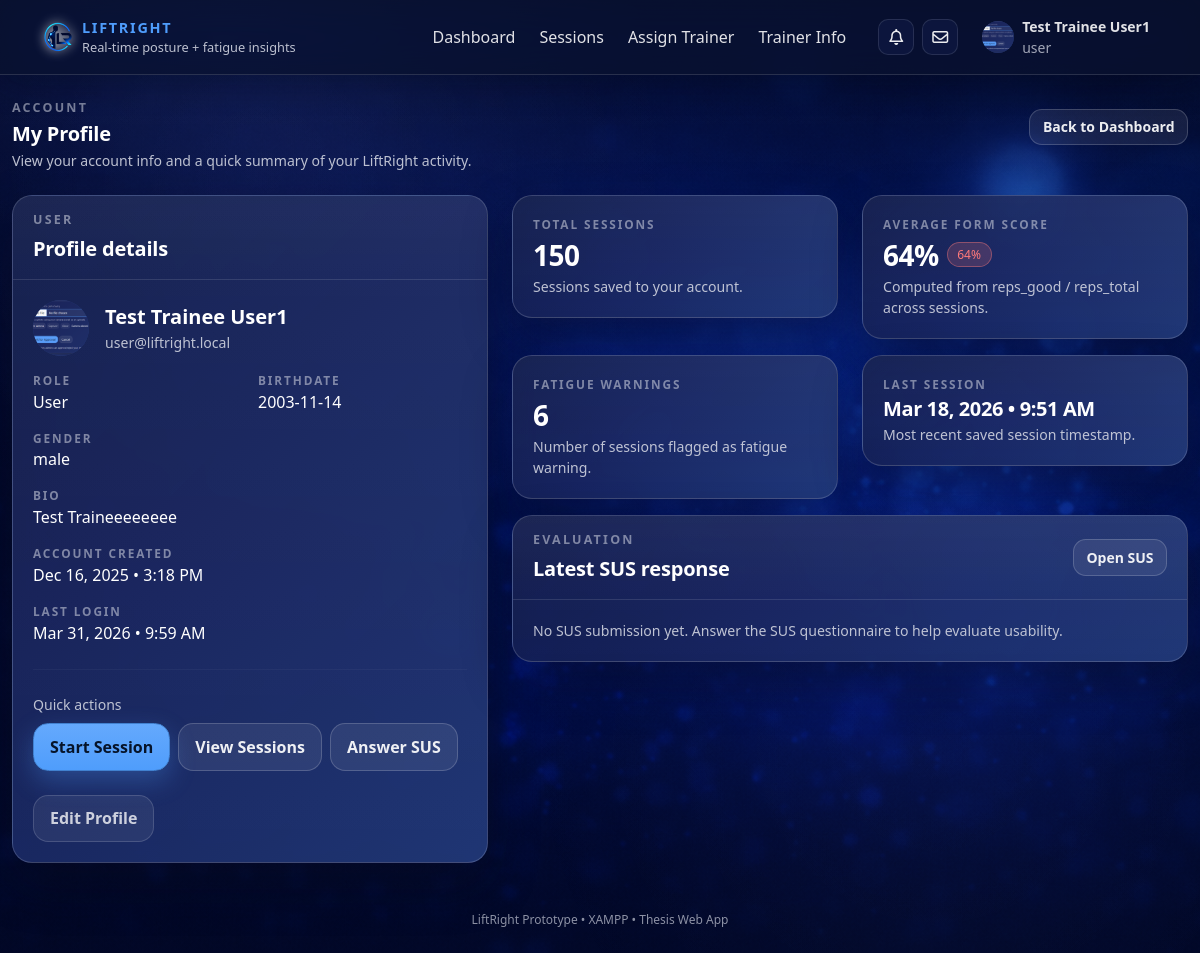
Page /web/trainee/profile.php (signed in) on the earlier database version.
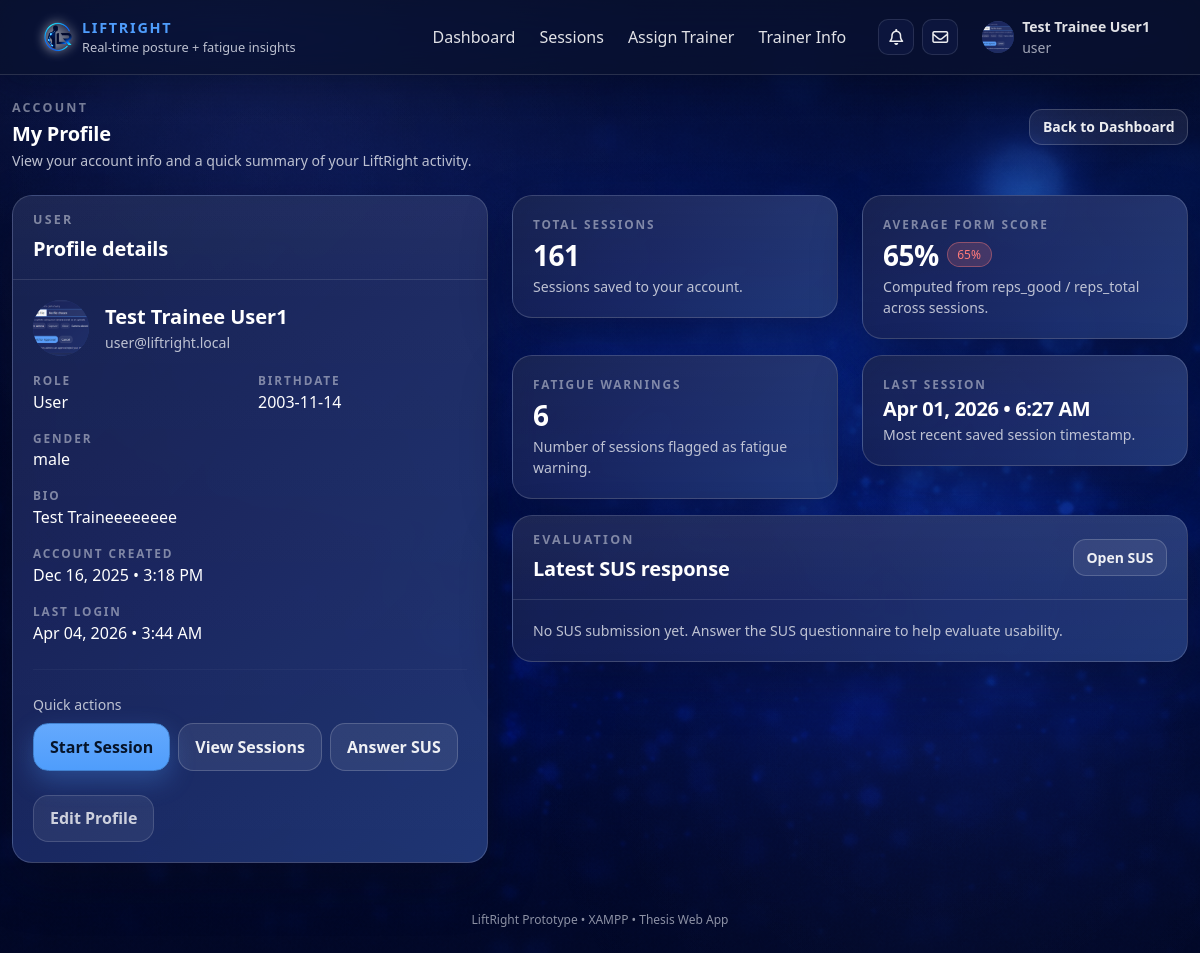
Same page on the later database version.
### tables this page shows
CREATE TABLE `users` (
  `user_id` int NOT NULL,
  `full_name` varchar(120) NOT NULL,
  `email` varchar(190) NOT NULL,
  `password_hash` varchar(255) NOT NULL,
  `role` enum('user','trainer','admin') NOT NULL DEFAULT 'user',
  `age` int DEFAULT NULL,
  `birthdate` date DEFAULT NULL,
  `gender` enum('male','female','other','prefer_not_to_say') DEFAULT NULL,
  `bio` text,
  `profile_photo` varchar(255) DEFAULT NULL,
  `qualification` varchar(190) DEFAULT NULL,
  `years_experience` tinyint UNSIGNED DEFAULT NULL,
  `specializations` json DEFAULT NULL,
  `accepting_trainees` tinyint(1) NOT NULL DEFAULT '1',
  `created_at` timestamp NOT NULL DEFAULT CURRENT_TIMESTAMP,
  `last_login` timestamp NULL DEFAULT NULL,
  `trainer_id` int DEFAULT NULL,
  `account_status` enum('pending','approved','rejected','suspended') NOT NULL DEFAULT 'pending',
  `twofa_enabled` tinyint(1) NOT NULL DEFAULT '1',
  `failed_login_attempts` int NOT NULL DEFAULT '0',
  `lock_until` datetime DEFAULT NULL,
  `last_failed_login` timestamp NULL DEFAULT NULL,
  `email_verified_at` datetime DEFAULT NULL,
  `theme` varchar(30) NOT NULL DEFAULT 'default'
);

### web/config/config.php (called while the page is built, shortened)
<?php
$BASE_URL = "/liftright/web";
function h(string $s): string {
  return htmlspecialchars($s, ENT_QUOTES, 'UTF-8');
}

### web/trainee/profile.php (the view, shortened to what the changed rows need)
<?php
require_once __DIR__ . '/../config/config.php';
$user_id = (int)($_SESSION['user_id'] ?? 0);
$stmt = $mysqli->prepare("
  SELECT user_id, full_name, email, role,
         birthdate, gender, bio, profile_photo,
         created_at, last_login
  FROM users
  WHERE user_id = ?
  LIMIT 1
");
$stmt->bind_param("i", $user_id);
$stmt->execute();
$user = $stmt->get_result()->fetch_assoc();
$stmt = $mysqli->prepare("
  SELECT
    COUNT(*) AS total_sessions,
    MAX(created_at) AS last_session_at,
    SUM(CASE WHEN reps_total > 0 THEN reps_good ELSE 0 END) AS sum_good,
    SUM(CASE WHEN reps_total > 0 THEN reps_total ELSE 0 END) AS sum_total,
    SUM(CASE WHEN fatigue_flag = 1 THEN 1 ELSE 0 END) AS fatigue_sessions
  FROM training_logs
  WHERE user_id = ?
");
$stmt->bind_param("i", $user_id);
$stmt->execute();
$stats = $stmt->get_result()->fetch_assoc() ?: [];
$total_sessions   = (int)($stats['total_sessions'] ?? 0);
$last_session_at  = (string)($stats['last_session_at'] ?? '');
$sum_good         = (int)($stats['sum_good'] ?? 0);
$sum_total        = (int)($stats['sum_total'] ?? 0);
$avg_form_pct = ($sum_total > 0) ? (int)round(($sum_good / $sum_total) * 100) : 0;
function badgeForm(int $pct): string {
  return 'lr-badge lr-badge-danger';
}
function fmtDT(?string $dt): string {
  $ts = strtotime($dt);
  return $ts ? date("M d, Y • g:i A", $ts) : $dt;
}
require __DIR__ . '/../includes/head.php';
?>
<body>
<?php require __DIR__ . '/../includes/navbar.php'; ?>
<div class="lr-page-wrapper">
  <div class="container lr-main-container py-4">
    <div class="row mb-4 align-items-center">
      <div class="col-md-8">
        <h1 class="lr-section-heading mb-1">My Profile</h1>
      </div>
    </div>
    <div class="row g-4">
      <div class="col-lg-5">
        <div class="lr-card h-100">
          <div class="lr-card-body">
            <div class="d-flex align-items-center gap-3 mb-3">
              <?php
                $photoSrc = '';
                if (!empty($user['profile_photo'])) {
                  $photoSrc = $BASE_URL . '/' . ltrim((string)$user['profile_photo'], '/');
                }
              ?>
              <div class="avatar-circle" style="width:56px;height:56px;font-size:18px;overflow:hidden;">
                <?php if ($photoSrc): ?>
                  <img src="<?= h($photoSrc) ?>" style="width:100%;height:100%;object-fit:cover;">
                <?php else: ?>
                  <?= h(strtoupper(substr((string)$user['full_name'], 0, 1))) ?>
                <?php endif; ?>
              </div>
              <div>
                <div class="fw-semibold fs-5"><?= h((string)$user['full_name']) ?></div>
                <div class="lr-stat-subtext"><?= h((string)$user['email']) ?></div>
              </div>
            </div>
            <div class="row g-3">
              <div class="col-6">
                <div class="lr-stat-label">Role</div>
                <div class="text-capitalize"><?= h((string)$user['role']) ?></div>
              </div>
              <div class="col-6">
                <div class="lr-stat-label">Birthdate</div>
                <div><?= h((string)($user['birthdate'] ?? '—')) ?></div>
              </div>
              <div class="col-6">
                <div class="lr-stat-label">Gender</div>
                <div><?= h((string)($user['gender'] ?? '—')) ?></div>
              </div>
              <div class="col-12">
                <div class="lr-stat-label">Bio</div>
                <div><?= h((string)($user['bio'] ?? '—')) ?></div>
              </div>
              <div class="col-12">
                <div class="lr-stat-label">Account created</div>
                <div><?= h(fmtDT((string)$user['created_at'])) ?></div>
              </div>
              <div class="col-12">
                <div class="lr-stat-label">Last login</div>
                <div><?= h(fmtDT((string)$user['last_login'])) ?></div>
              </div>
            </div>
          </div>
        </div>
      </div>
      <div class="col-lg-7">
        <div class="row g-4">
          <div class="col-md-6">
            <div class="lr-card">
              <div class="lr-card-body">
                <div class="lr-stat-label">Total sessions</div>
                <div class="lr-stat-value"><?= (int)$total_sessions ?></div>
                <div class="lr-stat-subtext">Sessions saved to your account.</div>
              </div>
            </div>
          </div>
          <div class="col-md-6">
            <div class="lr-card">
              <div class="lr-card-body">
                <div class="d-flex align-items-center gap-2">
                  <div class="lr-stat-value"><?= (int)$avg_form_pct ?>%</div>
                  <span class="<?= h(badgeForm($avg_form_pct)) ?>"><?= (int)$avg_form_pct ?>%</span>
                </div>
              </div>
            </div>
          </div>
          <div class="col-md-6">
            <div class="lr-card">
              <div class="lr-card-body">
                <div class="lr-stat-label">Last session</div>
                <div class="lr-stat-value" style="font-size: 1.25rem;">
                  <?= h(fmtDT($last_session_at ?: null)) ?>
                </div>
                <div class="lr-stat-subtext">Most recent saved session timestamp.</div>
              </div>
            </div>
          </div>
        </div>
      </div>
    </div>
  </div>
</div>
<?php require __DIR__ . '/../includes/footer.php'; ?>

### web/includes/navbar.php (shortened to what the changed rows need)
<?php
global $BASE_URL;
global $mysqli;
$role = $_SESSION['role'] ?? null;
$full_name = $_SESSION['full_name'] ?? null;
$user_id = (int)($_SESSION['user_id'] ?? 0);
$profile_photo = null;
if ($user_id > 0 && isset($mysqli) && $mysqli instanceof mysqli) {
  $stmt = $mysqli->prepare("SELECT profile_photo FROM users WHERE user_id = ? LIMIT 1");
  $stmt->bind_param("i", $user_id);
  $stmt->execute();
  $row = $stmt->get_result()->fetch_assoc();
  if ($row && !empty($row['profile_photo'])) {
    $profile_photo = (string)$row['profile_photo'];
  }
}
?>
<nav class="navbar navbar-expand-lg fixed-top liftright-navbar">
  <div class="container">
    <div class="collapse navbar-collapse" id="lrNav">
      <ul class="navbar-nav ms-auto align-items-lg-center gap-lg-2">
        <?php if (!$role): ?>
          <li class="nav-item"><a class="nav-link" href="<?= $BASE_URL ?>/login.php">Login</a></li>
          <li class="nav-item"><a class="btn btn-primary btn-sm" href="<?= $BASE_URL ?>/register.php">Create account</a></li>
        <?php else: ?>
          <li class="nav-item dropdown ms-lg-2">
            <a class="nav-link d-flex align-items-center gap-2"
               href="#"
               role="button"
               data-bs-toggle="dropdown"
               aria-expanded="false">
              <?php
                $avatarSrc = '';
                if (!empty($profile_photo)) {
                  $avatarSrc = $BASE_URL . '/' . ltrim((string)$profile_photo, '/');
                }
              ?>
              <div class="avatar-circle" style="overflow:hidden; display:flex; align-items:center; justify-content:center;">
                <?php if ($avatarSrc): ?>
                  <img src="<?= h($avatarSrc) ?>" alt="Profile photo"
                      style="width:100%;height:100%;object-fit:cover;display:block;">
                <?php else: ?>
                  <?= h(initials((string)$full_name)) ?>
                <?php endif; ?>
              </div>
            </a>
          </li>
        <?php endif; ?>
      </ul>
    </div>
  </div>
</nav>

Differences in the rows shown:
changed users "Test Trainee User1": last_login "Mar 31, 2026 • 9:59 AM" → "Apr 04, 2026 • 3:44 AM"
Other differences:
$total_sessions: "150" → "161"
$avg_form_pct: "64" → "65"
fmtDT($last_session_at ?: null): "Mar 18, 2026 • 9:51 AM" → "Apr 01, 2026 • 6:27 AM"
